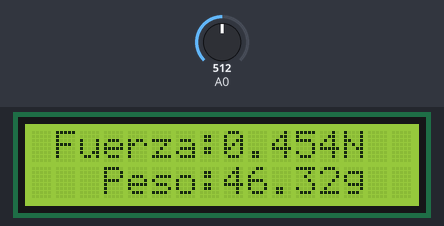
Bench run of a sketch on a simulated Arduino Uno, built with avr-gcc and run on an emulated ATmega328P. On the bench: 16×2 character LCD. The inputs (shaded band) are chosen by the test bench; at power-on: A0 = 512.

Above: at 1.2 s.
1.3 s: A0 set to 1012
At 2.8 s:
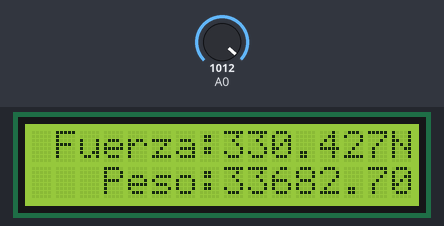
5.4 s: A0 set to 1023
At 6.9 s:
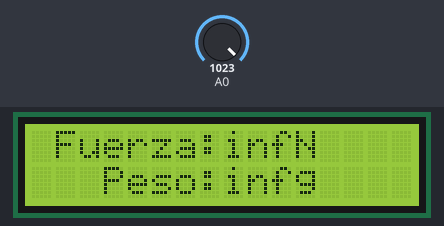
9.5 s: A0 set to 900
At 10.5 s:
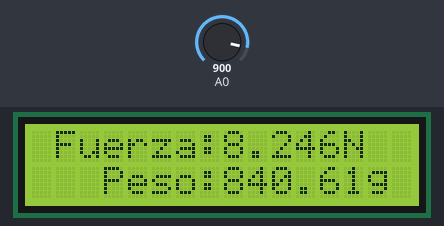
Timing chart, 0 to 12.5 s (numbered marks = the images above; inputs shaded):
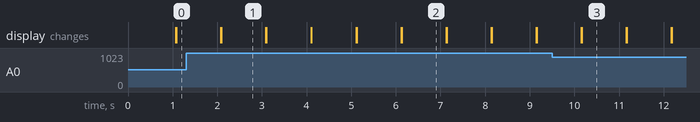

Measured:
- the behaviour switches between 1022 and 1023 on A0 (found by bisection; images 1 and 2)
- after the input at 1.3 s, the display: first differs from a run without the input after 0.79 s (image 1)
- after the input at 5.4 s, the display: first differs from a run without the input after 0.73 s (image 2)
- after the input at 9.5 s, the display: first differs from a run without the input after 0.66 s (image 3)
- what the display in image 1 shows lasts 1.0 s, from 2.1 s to 3.1 s

The sketch:

Bascula-OEHS.ino
```cpp
#include <LiquidCrystal.h>

double fuerza=0.0;
double masa=0.0;
double r=0.0;
double g=9.81;
float in=0.0;
float out=0.0;

LiquidCrystal lcd(12,11,5,4,3,2);

void setup()
{
  lcd.begin(16, 2);
  pinMode(A0,INPUT);
  Serial.begin(1000);
}

void loop()
{
  in=(analogRead(A0));
  out=(5*in)/1023;
  r=10*((5/out)-1);

  if(in<481)
  {
     fuerza=pow((r/3.6295),-1.992031873);
     if(fuerza<0)
     {
      fuerza+.1;
     }
    else
    {
      fuerza=fuerza;
    }
  }
  else
  {
 fuerza=pow(r/5.81,-1.45782696);
  }

  masa=((fuerza/g)*1000);
  lcd.clear();
  lcd.setCursor(1,0);
  lcd.print("Fuerza:");
  lcd.print(fuerza,3);
  lcd.print("N");
  lcd.setCursor(3,2);
  lcd.print("Peso:");
  lcd.print(masa,2);
  lcd.print("g");
  delay(1000);
  lcd.clear();
}
```
